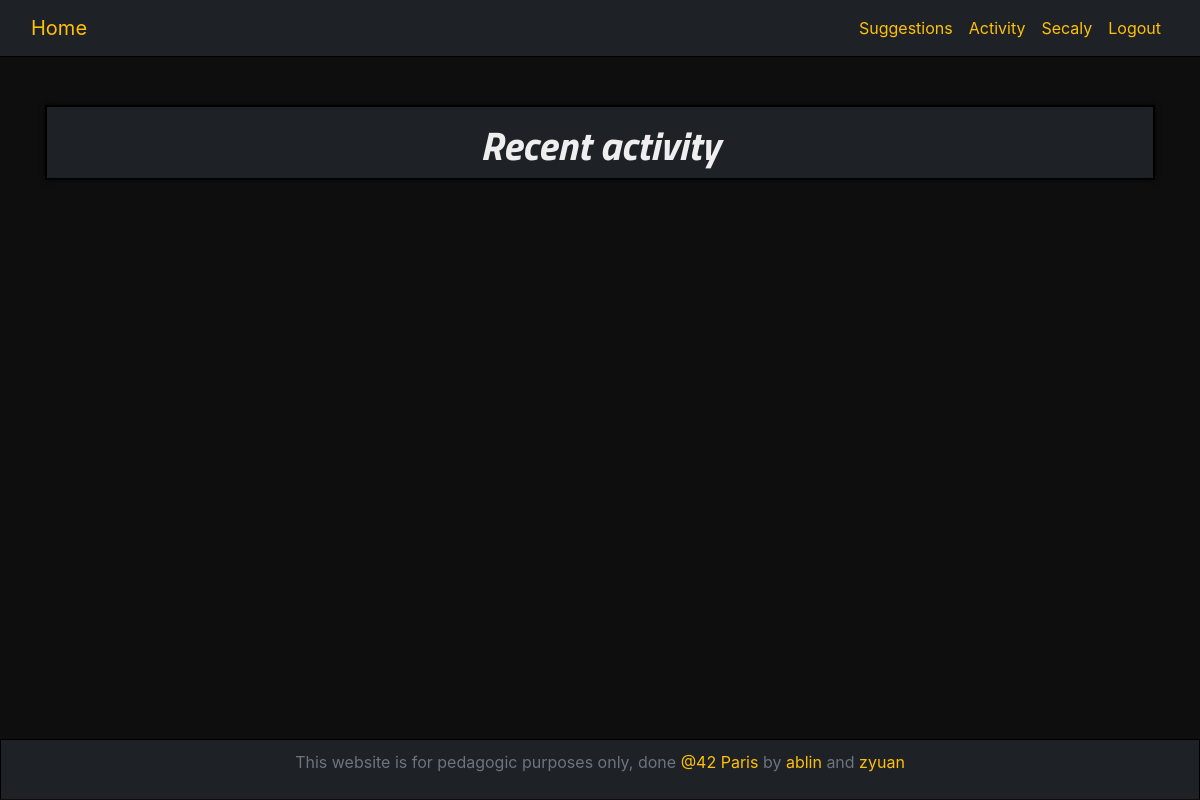
The app's page /activity.php (signed in), older data.
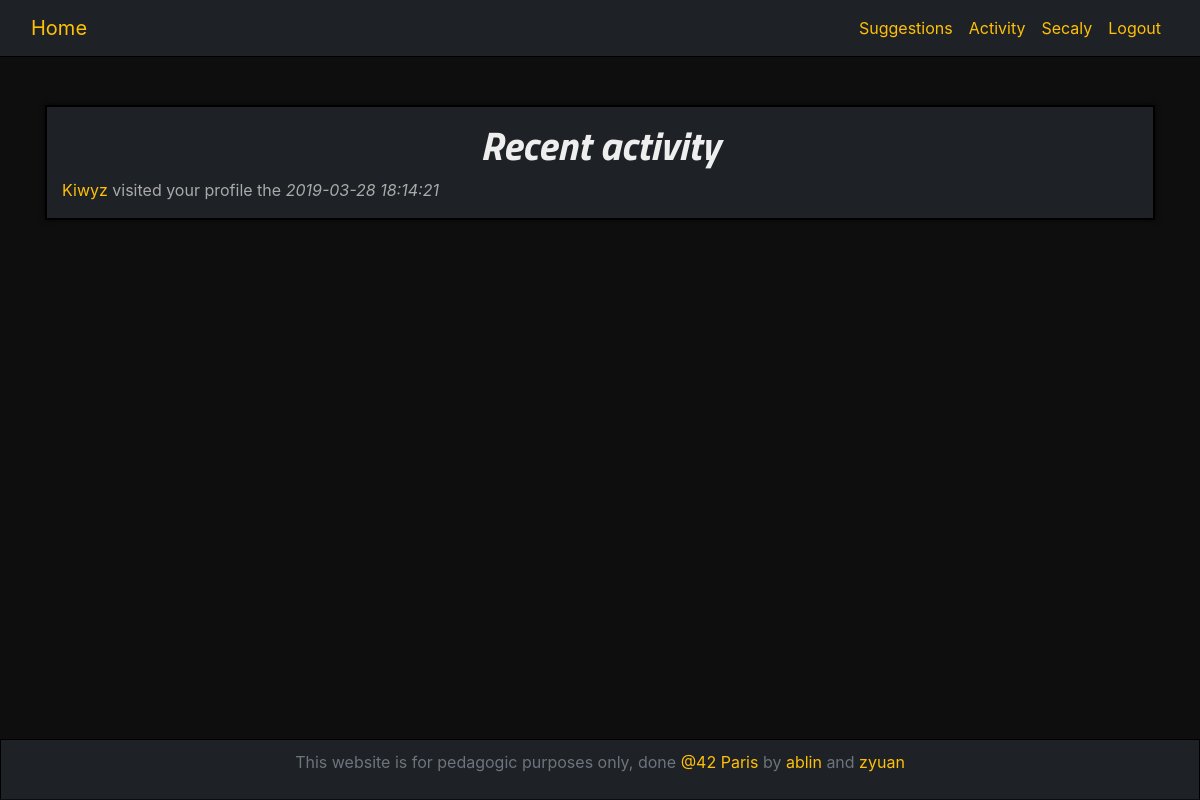
The same page, newer data.
### tables this page shows
CREATE TABLE `visit` (
  `id` int(11) NOT NULL,
  `id_visitor` int(11) NOT NULL,
  `id_visited` int(11) NOT NULL,
  `date` datetime NOT NULL
);

CREATE TABLE `user` (
  `id` int(11) NOT NULL,
  `username` varchar(30) NOT NULL,
  `password` varchar(255) NOT NULL,
  `email` varchar(255) NOT NULL,
  `mail_token` varchar(128) DEFAULT NULL,
  `confirmed_token` datetime DEFAULT NULL,
  `password_token` varchar(128) DEFAULT NULL
);

### class/autoloader.php (called while the page is built, shortened)
<?php
class autoloader
{
    static function autoload($class_name)
    {
        if (strpos($class_name, __NAMESPACE__ . '\\') == 0)
        {
            $class_name = str_replace(__NAMESPACE__ . '\\', '', $class_name);
        }
    }
}

### class/database.php (called while the page is built, shortened)
<?php
class database
{
    private $db_user;
    private $db_pass;
    private $dsn;
    private $pdo;
    private static $_instance;
    public function __construct($db_name, $db_host = "localhost", $db_user = "root", $db_pass = "root42")
    {
        $this->db_user = $db_user;
        $this->db_pass = $db_pass;
        $this->dsn = "mysql:dbname={$db_name};host={$db_host}";
    }
    public static function getInstance($db_name)
    {
        if (is_null(self::$_instance))
            self::$_instance = new database($db_name);
        return self::$_instance;
    }
    private function getPDO()
    {
        if ($this->pdo === null)
        {
            $pdo = new PDO($this->dsn, $this->db_user, $this->db_pass);
            $pdo->setAttribute(PDO::ATTR_ERRMODE, PDO::ERRMODE_EXCEPTION);
            $this->pdo = $pdo;
        }
        return $this->pdo;
    }
    public function prepare($statement, $attributes, $one = false, $class_name = null)
    {
        $req = $this->getPDO()->prepare($statement);
        $req->execute($attributes);
        if (strpos($statement, "SELECT") !== false)
        {
            if ($class_name === null)
                $req->setFetchMode(PDO::FETCH_OBJ);
            else
                $req->setFetchMode(PDO::FETCH_CLASS, $class_name);
            if ($one)
                $data = $req->fetch();
            else
                $data = $req->fetchAll();
            return $data;
        }
    }
}

### utils/fetch_activity.php (called while the page is built, shortened)
<?php
$db = database::getInstance('matcha');
if ($_SESSION['id'])
{
    $id = secure_input($_SESSION['id']);
    $visits = $db->prepare("SELECT * FROM `visit` RIGHT JOIN `user` ON visit.id_visitor = user.id WHERE `id_visited` = :user_id", array("user_id" => $id));
}

### utils/functions.php (called while the page is built, shortened)
<?php
function secure_input($data)
{
    $data = trim($data);
    $data = stripslashes($data);
    $data = htmlspecialchars($data);
    return $data;
}

### activity.php (the view, shortened to what this page needs)
<!DOCTYPE html>
<html lang="en">
<head>
    <link rel="stylesheet" href="style/bootstrap.css">
    <link rel="stylesheet" href="style/style.css">
    <link rel="stylesheet" href="https://use.fontawesome.com/releases/v5.8.1/css/all.css">
</head>
<body>
<?php
require_once("includes/header.php");
require_once("utils/fetch_activity.php");
?>
<div class="container mt-5 small-page-wrapper">
    <div class="wrapper col-12">
        <h1>Recent activity</h1>
        <?php
            foreach ($visits as $visit)
            {
                echo "<p><a href='/Matcha/profile?u=".$visit->username."'>
                ".$visit->username."</a> visited your profile the <i>".$visit->date."</i></p>";
            }
        ?>
    </div>
</div>
<?php require_once("includes/footer.php");?>
</body>
</html>

### includes/header.php (shortened to what this page needs)
<?php
require_once ("class/autoloader.php");
require_once ("utils/functions.php");
?>
<nav class="navbar navbar-expand-lg" id="header">
<div class="container-fluid">
    <a class="navbar-brand" href="/Matcha">Home</a>
    <div class="collapse navbar-collapse" id="navbarSupportedContent">
        <ul class="nav navbar-nav navbar-right ml-auto">
            <?php
                if (isset($_SESSION['logged']) && isset($_SESSION['username'])) {
                    echo "<li class=\"nav-item\"><a class=\"nav-link\" href=\"suggestion\">Suggestions</a></li>";
                    echo "<li class=\"nav-item\"><a class=\"nav-link\" href=\"activity\">Activity</a></li>";
                    echo "<li class=\"nav-item\"><a class=\"nav-link\" href=\"account\">".ucwords($_SESSION['username'])."</a></li>";
                }
            ?>
            <?php
                if (!isset($_SESSION['logged']))
                {
                    echo '<li class="nav-item"><a class="nav-link" href="login">Log in</a></li>';
                    echo '<li class="nav-item"><a class="nav-link" href="index">Sign up</a></li>';
                    echo '<li class="nav-item"><a class="nav-link" href="lostpassword">Forgot your password?</a></li>';
                }
                else
                    echo '<li class="nav-item"><a class="nav-link" href="utils/logout.php">Logout</a></li>';
                ?>
        </ul>
    </div>
</div>
</nav>

### includes/footer.php
<footer class="footer">
    <div class="container" style="text-align: center; padding-top: 10px;">
        <span class="text-muted">This website is for pedagogic purposes only, done
            <a href="http://www.42.fr">@42 Paris</a> by
            <a href="https://github.com/ablin42">ablin</a> and <a href="#">zyuan</a>
        </span>
    </div>
</footer>

### style/style.css (style rules this page uses)
body { background-color: #0e0e0e; }
html { min-width: 450px; min-height: 250px; }
.navbar { background-color: #1e2125; border-bottom: 1px solid black!important; }
h1, h2, h3, h4, h5, h6 { text-align: center; color: #DDDDDD !important; font-family: 'Titillium Web', sans-serif; font-weight: 500; word-break: break-word; }
h1 { color: #EEEEEE !important; font-style: italic; font-weight: bold; }
.small-page-wrapper { min-height: calc(100vh - 166px); }
footer { position: relative; bottom: 0; width: 100%; height: 60px; background-color: #1e2125; border: 1px solid black; border-bottom: none; }
a { color: #ffc107; }
li > a { color: #ffc107 !important; }
span > a { color: #ffc107 !important; }
p { color: #AAAAAA; }
.wrapper { border: 2px solid black; background-color: #1e2125; margin-bottom: 15px; padding-top: 15px!important; -webkit-box-shadow: 0 0 5px 0 rgba(4, 3, 0, 0.75); -moz-box-shadow: 0 0 5px 0 rgba(4, 3, 0, 0.75); box-shadow: 0 0 5px 0 rgba(4, 3, 0, 0.75); }

Row changes from the older to the newer data that the page shows:
added visit: user.username "Kiwyz", date "2019-03-28 18:14:21"
